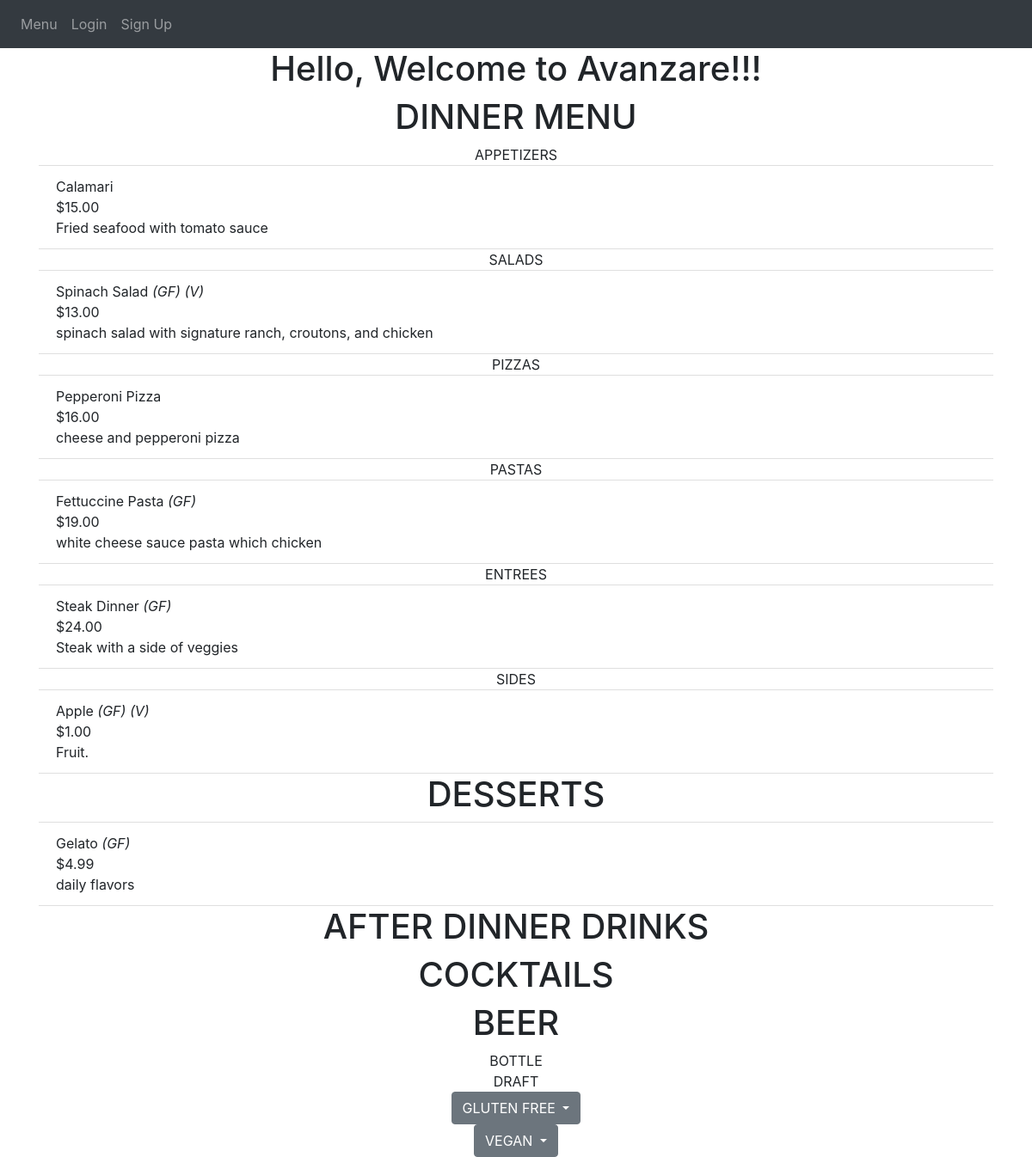
Screenshot of /start_page with the database file from the repository.
### avanzareApp/models.py (models this page shows)
class Menu(db.Model):
    id = db.Column(db.Integer, primary_key=True)
    name = db.Column(db.String(150), unique=True)
    price = db.Column(db.String(150))
    description = db.Column(db.String(10000))
    menu_type = db.Column(db.String(150))
    gluten_free = db.Column(db.String(150))
    vegan = db.Column(db.String(150))
    date = db.Column(db.DateTime(timezone=True), default=func.now())
    user_id = db.Column(db.Integer, db.ForeignKey('user.id'))

### avanzareApp/auth.py (the view, shortened to what this page needs)
@auth.route('/start_page', methods=['GET'])
def start_page():
    user = User.query.filter(User.email=='headChef@gmail.com').first()
    items = Menu.query.filter_by(user_id=user.id).order_by(Menu.name).all()
    return render_template("start_page.html", items=items, user=current_user)

### avanzareApp/templates/start_page.html (shortened to what this page needs)
{% extends "base.html" %} {% block title %}Home{% endblock %}
{% block content %}
<h1 align="center">Hello, Welcome to Avanzare!!!</h1>
<h1 align="center"> DINNER MENU </h1>
        <ul class="list-group list-group-flush" >
            {% set print_once = 1 %}
            {% for menu in ["APPETIZERS", "SALADS", "PIZZAS", "PASTAS", "ENTREES", "SIDES", "DESSERT MENU", "AFTER DINNER DRINKS", "COCKTAILS", "BOTTLE", "DRAFT"] %}
                {% if print_once == 1 %}
                    {% if menu == "DESSERT MENU" %}
                        <h1 align="center"> DESSERTS </h1>
                        {% set print_once = 0 %}
                    {% elif menu == "AFTER DINNER DRINKS" %}
                        <h1 align="center"> AFTER DINNER DRINKS </h1>
                        {% set print_once = 0 %}
                    {% elif menu == "COCKTAILS" %}
                        <h1 align="center"> COCKTAILS </h1>
                        {% set print_once = 0 %}
                    {% elif menu == "BOTTLE" %}
                        <h1 align="center"> BEER </h1>
                        <div align="center">{{ menu }}</div>
                        {% set print_once = 0 %}
                    {% else %}
                        <div align="center">{{ menu }}</div>
                        {% set print_once = 0 %}
                    {% endif %}
                {% endif %}
              {% for item in items %}
                    {% if item.menu_type == menu %}
                      <li class="list-group-item">
                          {{ item.name }}
                          {% if item.gluten_free == "GLUTEN FREE" %}
                            <i>{{ "(GF)" }}</i>
                          {% endif %}
                          {% if item.vegan == "VEGAN" %}
                            <i>{{ "(V)" }}</i>
                          {% endif %}
                          <br />
                          {% set tmp = "$" + (item.price | string) %}
                          {{ tmp }}
                          <br />
                          {{ item.description }}
                      </li>
                    {% endif %}
              {% endfor %}
            {% set print_once = 1 %}
            {% endfor %}
        </ul>
<div class="dropdown" align="center">
  <button class="btn btn-secondary dropdown-toggle" type="button" id="dropdownMenuButton" data-toggle="dropdown" aria-haspopup="true" aria-expanded="false">
    GLUTEN FREE
  </button>
            {% set DINNER_sub_menus = ["APPETIZERS", "SALADS", "SIDES"] %}
            {% set print_once = 1 %}
</div>
<div class="dropdown" align="center">
  <button class="btn btn-secondary dropdown-toggle" type="button" data-toggle="dropdown" aria-haspopup="true" aria-expanded="false">
    VEGAN
  </button>
            {% set DINNER_sub_menus = ["APPETIZERS", "SALADS", "SIDES"] %}
            {% set print_once = 1 %}
</div>
{% endblock %}

### rows the page displays
Menu: name "Calamari", tmp "$15.00", description "Fried seafood with tomato sauce"
Menu: name "Spinach Salad", value "(GF)", value "(V)", tmp "$13.00", description "spinach salad with signature ranch, croutons, and chicken"
Menu: name "Pepperoni Pizza", tmp "$16.00", description "cheese and pepperoni pizza"
Menu: name "Fettuccine Pasta", value "(GF)", tmp "$19.00", description "white cheese sauce pasta which chicken"
Menu: name "Steak Dinner", value "(GF)", tmp "$24.00", description "Steak with a side of veggies"
Menu: name "Apple", value "(GF)", value "(V)", user "$1.00", description "Fruit."
Menu: name "Gelato", value "(GF)", tmp "$4.99", description "daily flavors"

### other values shown
{{ menu }} "APPETIZERS" "SALADS" "PIZZAS" "PASTAS" "ENTREES" "SIDES" "DRAFT"
{{ menu }} "BOTTLE"
